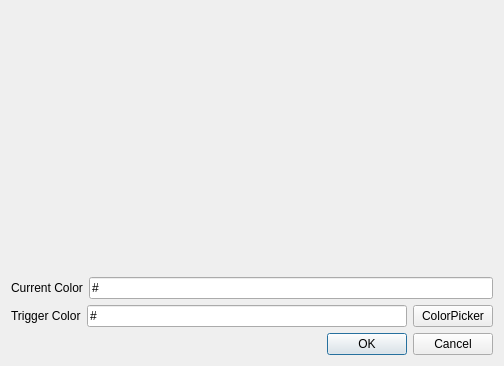
<?xml version="1.0" encoding="UTF-8"?>
<ui version="4.0">
 <class>SysOvrvObjColorTriggerDialog</class>
 <widget class="QDialog" name="SysOvrvObjColorTriggerDialog">
  <property name="geometry">
   <rect>
    <x>0</x>
    <y>0</y>
    <width>504</width>
    <height>366</height>
   </rect>
  </property>
  <property name="windowTitle">
   <string>Dialog</string>
  </property>
  <layout class="QVBoxLayout" name="verticalLayout">
   <item>
    <widget class="SysOverviewObjectTriggerDSLEvaluatorDialog" name="evaluator" native="true"/>
   </item>
   <item>
    <layout class="QHBoxLayout" name="horizontalLayout_2">
     <item>
      <widget class="QLabel" name="currentColorLbl">
       <property name="text">
        <string>Current Color</string>
       </property>
      </widget>
     </item>
     <item>
      <widget class="QLineEdit" name="currentColorLE">
       <property name="inputMask">
        <string>\#HHHHHH</string>
       </property>
       <property name="readOnly">
        <bool>true</bool>
       </property>
      </widget>
     </item>
    </layout>
   </item>
   <item>
    <layout class="QHBoxLayout" name="horizontalLayout">
     <item>
      <widget class="QLabel" name="triggerColorLbl">
       <property name="text">
        <string>Trigger Color</string>
       </property>
      </widget>
     </item>
     <item>
      <widget class="QLineEdit" name="triggerColorLE">
       <property name="inputMask">
        <string>\#HHHHHH</string>
       </property>
      </widget>
     </item>
     <item>
      <widget class="QPushButton" name="colorPickerBtn">
       <property name="text">
        <string>ColorPicker</string>
       </property>
      </widget>
     </item>
    </layout>
   </item>
   <item>
    <widget class="QDialogButtonBox" name="buttonBox">
     <property name="orientation">
      <enum>Qt::Horizontal</enum>
     </property>
     <property name="standardButtons">
      <set>QDialogButtonBox::Cancel|QDialogButtonBox::Ok</set>
     </property>
    </widget>
   </item>
  </layout>
 </widget>
 <customwidgets>
  <customwidget>
   <class>SysOverviewObjectTriggerDSLEvaluatorDialog</class>
   <extends>QWidget</extends>
   <header location="global">SysOverviewObjectTriggerDSLEvaluatorDialog.h</header>
   <container>1</container>
  </customwidget>
 </customwidgets>
 <resources/>
 <connections>
  <connection>
   <sender>buttonBox</sender>
   <signal>accepted()</signal>
   <receiver>SysOvrvObjColorTriggerDialog</receiver>
   <slot>accept()</slot>
   <hints>
    <hint type="sourcelabel">
     <x>248</x>
     <y>254</y>
    </hint>
    <hint type="destinationlabel">
     <x>157</x>
     <y>274</y>
    </hint>
   </hints>
  </connection>
  <connection>
   <sender>buttonBox</sender>
   <signal>rejected()</signal>
   <receiver>SysOvrvObjColorTriggerDialog</receiver>
   <slot>reject()</slot>
   <hints>
    <hint type="sourcelabel">
     <x>316</x>
     <y>260</y>
    </hint>
    <hint type="destinationlabel">
     <x>286</x>
     <y>274</y>
    </hint>
   </hints>
  </connection>
 </connections>
</ui>
